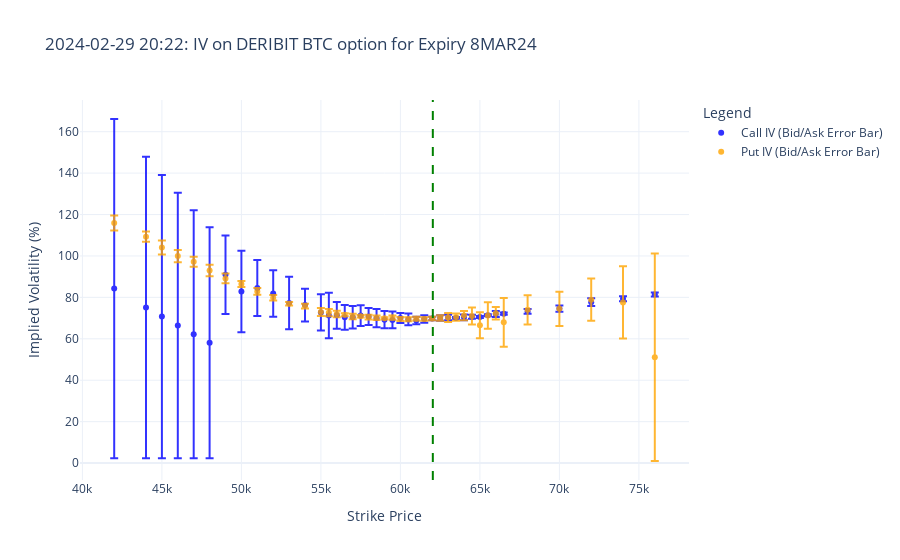

Source (notebook cell):
### Code cell
import plotly.graph_objects as go

fig = go.Figure()
# Plot with error bars for bid/ask implied volatility
fig.add_trace(go.Scatter(
    x=strikes_list,
    y=(df_option_with_vola_and_greeks['bidVola_C']+df_option_with_vola_and_greeks['askVola_C'])/2,
    error_y=dict(type='data', array=(df_option_with_vola_and_greeks['askVola_C'] - df_option_with_vola_and_greeks['bidVola_C']).abs()/2,
        visible=True, color='blue'),
    mode='markers',
    name='Call IV (Bid/Ask Error Bar)',
    marker=dict(color='blue', symbol='circle'),
    opacity=0.8
))
fig.add_trace(go.Scatter(
    x=strikes_list,
    y=(df_option_with_vola_and_greeks['bidVola_P']+df_option_with_vola_and_greeks['askVola_P'])/2,
    error_y=dict(type='data', array=(df_option_with_vola_and_greeks['askVola_P'] - df_option_with_vola_and_greeks['bidVola_P']).abs()/2,
        visible=True, color='orange'),
    mode='markers',
    name='Put IV (Bid/Ask Error Bar)',
    marker=dict(color='orange', symbol='circle'),
    opacity=0.8
))

fig.add_vline(x=df_option_with_vola_and_greeks['S'][0], line=dict(color='green', dash='dash'), name='Spot Price (S)')

fig.update_layout(
    title=f"{snapshot_time.strftime('%Y-%m-%d %H:%M')}: IV on DERIBIT BTC option for Expiry {my_expiry}",
    xaxis_title="Strike Price",
    yaxis_title="Implied Volatility (%)",
    legend_title="Legend",
    template="plotly_white"
)
fig.show()

### Figure 1 — Plotly figure (JSON) as saved in the notebook; plotly's stock layout.template omitted (floating-point values rounded to 4 significant figures)
{"data": [{"error_y": {"array": [81.88, 72.79, 68.39, 64.09, 59.87, 55.74, 18.99, 19.7, 13.52, 11.19, 12.67, 7.872, 8.717, 10.99, 6.45, 5.956, 5.459, 5.013, 4.107, 4.437, 4.214, 4.018, 2.406, 2.798, 1.819, 1.784, 0.8815, 1.315, 1.317, 0.4422, 1.344, 0.9131, 0.4681, 0.481, 1.491, 0.5165, 1.184, 1.491, 1.889, 1.258, 1.012], "color": "blue", "type": "data", "visible": true}, "marker": {"color": "blue", "symbol": "circle"}, "mode": "markers", "name": "Call IV (Bid/Ask Error Bar)", "opacity": 0.8, "type": "scatter", "x": [42000, 44000, 45000, 46000, 47000, 48000, 49000, 50000, 51000, 52000, 53000, 54000, 55000, 55500, 56000, 56500, 57000, 57500, 58000, 58500, 59000, 59500, 60000, 60500, 61000, 61500, 62000, 62500, 63000, 63500, 64000, 64500, 65000, 65500, 66000, 66500, 68000, 70000, 72000, 74000, 76000], "y": [84.24, 75.15, 70.75, 66.45, 62.23, 58.1, 90.9, 82.81, 84.47, 81.89, 77.28, 76.28, 72.76, 71.24, 71.34, 70.36, 70.41, 71.2, 70.82, 69.96, 69.25, 69.13, 69.99, 69.38, 68.78, 69.53, 69.8, 70.05, 70.29, 70.1, 70.35, 70.65, 70.53, 71.43, 71.97, 72.15, 73.24, 74.61, 77.67, 79.33, 81.37]}, {"error_y": {"array": [3.636, 2.492, 3.392, 2.929, 2.383, 2.754, 2.35, 1.442, 1.626, 1.354, 0.8466, 1.134, 1.92, 1.737, 1.593, 0.7309, 1.357, 0.6278, 1.176, 1.108, 0.5249, 1.001, 0.9633, 0.9325, 0.9085, 0.892, 0.8815, 1.315, 2.195, 1.768, 2.239, 4.107, 6.267, 6.378, 2.978, 11.78, 7.074, 8.255, 10.2, 17.42, 50.1], "color": "orange", "type": "data", "visible": true}, "marker": {"color": "orange", "symbol": "circle"}, "mode": "markers", "name": "Put IV (Bid/Ask Error Bar)", "opacity": 0.8, "type": "scatter", "x": [42000, 44000, 45000, 46000, 47000, 48000, 49000, 50000, 51000, 52000, 53000, 54000, 55000, 55500, 56000, 56500, 57000, 57500, 58000, 58500, 59000, 59500, 60000, 60500, 61000, 61500, 62000, 62500, 63000, 63500, 64000, 64500, 65000, 65500, 66000, 66500, 68000, 70000, 72000, 74000, 76000], "y": [115.9, 109.3, 104.1, 99.93, 97.17, 92.97, 89.14, 86.41, 82.87, 79.83, 76.92, 75.73, 72.94, 72.67, 71.95, 71.59, 70.78, 70.86, 70.44, 70.14, 69.92, 70.24, 69.58, 69.43, 69.73, 69.55, 69.8, 70.04, 70.27, 70.5, 71.2, 71.02, 66.51, 71.26, 72.33, 67.97, 73.98, 74.47, 78.86, 77.57, 51.1]}], "layout": {"legend": {"title": {"text": "Legend"}}, "shapes": [{"line": {"color": "green", "dash": "dash"}, "name": "Spot Price (S)", "type": "line", "x0": 62040.0, "x1": 62040.0, "xref": "x", "y0": 0, "y1": 1, "yref": "y domain"}], "title": {"text": "2024-02-29 20:22: IV on DERIBIT BTC option for Expiry 8MAR24"}, "xaxis": {"title": {"text": "Strike Price"}}, "yaxis": {"title": {"text": "Implied Volatility (%)"}}}}
